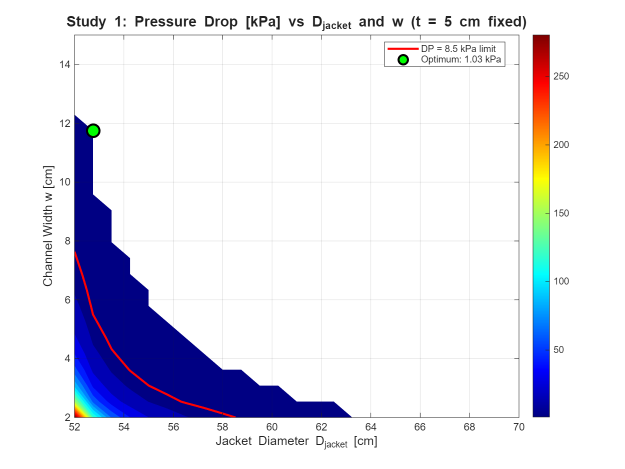
%> input picture TF-201/results_2026-04-12_15-53-13/study1_Djacket_vs_w.png, 1250 x 938 px (shown at 1/2 size)
$ octave --eval "generate_report;"   (GNU Octave 9; MATLAB toolbox functions it lacks are replaced by stand-ins)
%> lines starting %> are read from the running program, lines starting %| are printed output that depends on the picture
function generate_report()
% GENERATE_REPORT  Creates a PDF summary of torrefaction heating jacket designs
%
% Compiles the parametric study results (Baseline, Initial Study, Extended
% Optimization) into a single PDF report with key graphs highlighting
% design trade-offs for pressure drop minimization.

    %% Setup
    report_file = fullfile(pwd, 'TF201_Heating_Jacket_Optimization_Report.pdf');

    % Delete existing report if present
    if exist(report_file, 'file')
        delete(report_file);
    end

    fprintf('Generating Torrefaction Heating Jacket Design Report...\n');

    %% Page 1: Title and Design Comparison Table
    fig1 = figure('Position', [100, 100, 800, 1000], 'Color', 'w', 'Visible', 'off');

    % Title
    annotation('textbox', [0.1, 0.92, 0.8, 0.06], 'String', ...
        'TF-201 HEATING JACKET - PRESSURE DROP OPTIMIZATION', ...
        'FontSize', 16, 'FontWeight', 'bold', 'HorizontalAlignment', 'center', ...
        'EdgeColor', 'none');

    annotation('textbox', [0.1, 0.88, 0.8, 0.04], 'String', ...
        sprintf('Generated: %s', datestr(now, 'dd-mmm-yyyy')), ...
        'FontSize', 10, 'HorizontalAlignment', 'center', 'EdgeColor', 'none');

    % Operating Conditions Box
    annotation('textbox', [0.05, 0.70, 0.9, 0.16], 'String', {...
        'FIXED OPERATING CONDITIONS:', ...
        '', ...
        '  Pyrolizer diameter:       0.50 m (500 mm)', ...
        '  Pyrolizer length:         4.20 m', ...
        '  HTF mass flow rate:       0.25 kg/s (Helisol 5A)', ...
        '  HTF inlet temperature:    302°C (575.2 K)', ...
        '  Wall temperature:         280°C (553.2 K)', ...
        '  Required heat duty:       11.29 kW', ...
        '  Fanning friction factor:  0.009'}, ...
        'FontSize', 9, 'FontName', 'Courier', 'BackgroundColor', [0.95 0.95 0.95], ...
        'EdgeColor', [0.5 0.5 0.5]);

    % Design Comparison Table
    annotation('textbox', [0.05, 0.64, 0.9, 0.04], 'String', ...
        'DESIGN COMPARISON', 'FontSize', 12, 'FontWeight', 'bold', ...
        'EdgeColor', 'none');

    % Create table data
    ax_table = axes('Position', [0.05, 0.35, 0.9, 0.28]);
    axis off;

    col_headers = {'Parameter', 'Baseline', 'Initial Best', 'Extended Best', 'Units'};
    table_data = {
        'Jacket Diameter',     '530',    '528',    '552',    'mm';
        'Channel Width (w)',   '50',     '118',    '62',     'mm';
        'Rib Thickness (t)',   '50',     '100',    '330',    'mm';
        'Pitch (w + t)',       '100',    '218',    '392',    'mm';
        'Number of Turns',     '42',     '19',     '11',     '-';
        'Annular Gap',         '15',     '14',     '26',     'mm';
        'Hydraulic Diameter',  '23',     '25',     '37',     'mm';
        'Fluid Velocity',      '0.97',   '0.43',   '0.22',   'm/s';
        'Coil Length',         '54.2',   '31.0',   '17.8',   'm';
        'Pressure Drop',       '8.56',   '0.80',   '0.31',   'kPa';
        'DP Reduction',        '-',      '90.7%',  '96.4%',  '-';
        'Design Valid',        'Yes',    'Yes',    'Yes',    '-'
    };

    % Draw table
    n_rows = size(table_data, 1);
    n_cols = 5;
    col_widths = [0.30, 0.15, 0.17, 0.18, 0.10];

    % Header row
    x_pos = 0.05;
    for c = 1:n_cols
        if c == 1
            ha = 'left';
        else
            ha = 'center';
        end
        annotation('textbox', [x_pos, 0.60, col_widths(c), 0.03], ...
            'String', col_headers{c}, 'FontSize', 9, 'FontWeight', 'bold', ...
            'HorizontalAlignment', ha, 'EdgeColor', 'none', 'BackgroundColor', [0.8 0.8 0.9]);
        x_pos = x_pos + col_widths(c);
    end

    % Data rows
    for r = 1:n_rows
        y_pos = 0.60 - r * 0.022;
        x_pos = 0.05;
        bg_color = 'w';
        if mod(r, 2) == 0
            bg_color = [0.95 0.95 0.95];
        end
        % Highlight pressure drop row
        if r == 10
            bg_color = [0.9 1.0 0.9];
        end
        for c = 1:n_cols
            if c == 1
                ha = 'left';
            else
                ha = 'center';
            end
            annotation('textbox', [x_pos, y_pos, col_widths(c), 0.022], ...
                'String', table_data{r, c}, 'FontSize', 8, ...
                'HorizontalAlignment', ha, 'EdgeColor', 'none', 'BackgroundColor', bg_color);
            x_pos = x_pos + col_widths(c);
        end
    end

    % Design descriptions
    annotation('textbox', [0.05, 0.06, 0.9, 0.26], 'String', {...
        'DESIGN DESCRIPTIONS:', ...
        '', ...
        'Baseline Design: Original configuration with 5cm channel width and 5cm rib thickness.', ...
        '  Pressure drop (8.56 kPa) exceeds the 8.5 kPa design limit. High number of helical', ...
        '  turns (42) results in long coil path and high pressure losses.', ...
        '', ...
        'Initial Best (Study 3): Optimized by increasing channel width to 11.8 cm and rib', ...
        '  thickness to 10 cm. Reduces turns to 19 and achieves 90.7% pressure drop reduction.', ...
        '  Increased pitch reduces total coil length.', ...
        '', ...
        'Extended Best: Further optimization with 33 cm rib thickness dramatically reduces', ...
        '  the number of turns to only 11. Achieves 96.4% pressure drop reduction to 0.31 kPa.', ...
        '  Most aggressive design with lowest pumping requirements.'}, ...
        'FontSize', 9, 'EdgeColor', 'none', 'VerticalAlignment', 'top');

    % Save first page
    exportgraphics(fig1, report_file, 'ContentType', 'vector', 'Append', false);
    close(fig1);
    fprintf('  Page 1: Title and comparison table\n');

    %% Page 2: Initial Parametric Study - Key Graphs
    fig2 = figure('Position', [100, 100, 800, 1000], 'Color', 'w', 'Visible', 'off');

    annotation('textbox', [0.1, 0.94, 0.8, 0.04], 'String', ...
        'INITIAL PARAMETRIC STUDY: D_{jacket}, w, t OPTIMIZATION', ...
        'FontSize', 14, 'FontWeight', 'bold', 'HorizontalAlignment', 'center', ...
        'EdgeColor', 'none');

    % Load and display initial study graphs
    initial_folder = 'results_2026-04-12_15-53-13';

    % Graph 1: D_jacket vs w
    ax1 = subplot(2, 2, 1);
    img1 = imread(fullfile(initial_folder, 'study1_Djacket_vs_w.png'));
%> img1 is the input picture: size 938x1250x3 uint8; mean R, G, B 227.9, 228.1, 238.9
    imshow(img1);
    title('D_{jacket} vs Channel Width', 'FontSize', 10, 'FontWeight', 'bold');

    % Graph 2: D_jacket vs t
    ax2 = subplot(2, 2, 2);
    img2 = imread(fullfile(initial_folder, 'study2_Djacket_vs_t.png'));
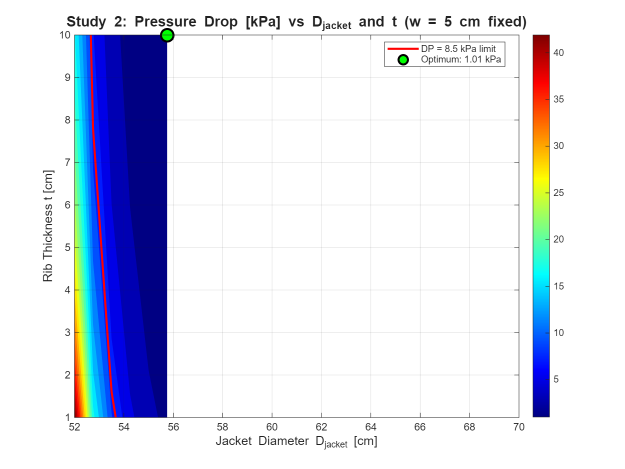
%> input picture TF-201/results_2026-04-12_15-53-13/study2_Djacket_vs_t.png, 1250 x 938 px (shown at 1/2 size)
%> img2 is the input picture: size 938x1250x3 uint8; mean R, G, B 220, 223.5, 238.3
    imshow(img2);
    title('D_{jacket} vs Rib Thickness', 'FontSize', 10, 'FontWeight', 'bold');

    % Graph 3: w vs t
    ax3 = subplot(2, 2, 3);
    img3 = imread(fullfile(initial_folder, 'study3_w_vs_t.png'));
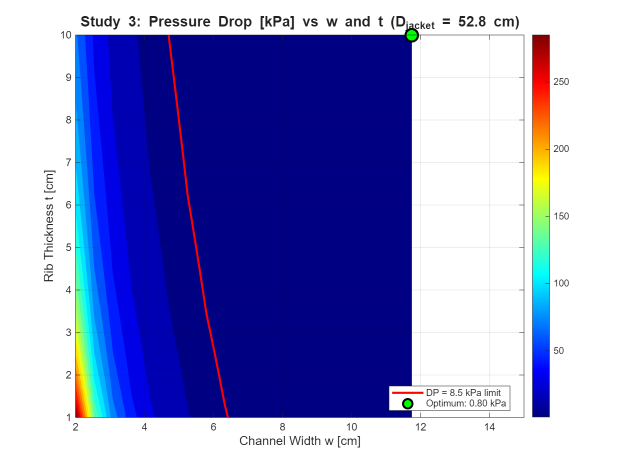
%> input picture TF-201/results_2026-04-12_15-53-13/study3_w_vs_t.png, 1250 x 938 px (shown at 1/2 size)
%> img3 is the input picture: size 938x1250x3 uint8; mean R, G, B 139.3, 143.2, 202.7
    imshow(img3);
    title('Channel Width vs Rib Thickness', 'FontSize', 10, 'FontWeight', 'bold');

    % Graph 4: Comparison
    ax4 = subplot(2, 2, 4);
    img4 = imread(fullfile(initial_folder, 'comparison_bar_chart.png'));
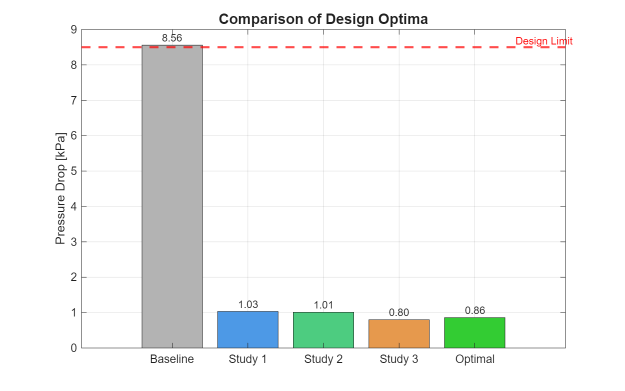
%> input picture TF-201/results_2026-04-12_15-53-13/comparison_bar_chart.png, 1250 x 782 px (shown at 1/2 size)
%> img4 is the input picture: size 782x1250x3 uint8; mean R, G, B 241.2, 243, 241.4
    imshow(img4);
    title('Design Comparison', 'FontSize', 10, 'FontWeight', 'bold');

    % Key findings text
    annotation('textbox', [0.05, 0.02, 0.9, 0.08], 'String', {...
        'KEY FINDINGS - INITIAL STUDY:', ...
        '  Increasing channel width (w) dramatically reduces pressure drop by increasing flow area and hydraulic diameter', ...
        '  Larger jacket diameter has secondary effect - increases annular gap and flow cross-section', ...
        '  Rib thickness (t) shows potential for further optimization - optimal was at edge of search range (10 cm)'}, ...
        'FontSize', 8, 'EdgeColor', [0.5 0.5 0.5], 'BackgroundColor', [0.95 0.98 0.95]);
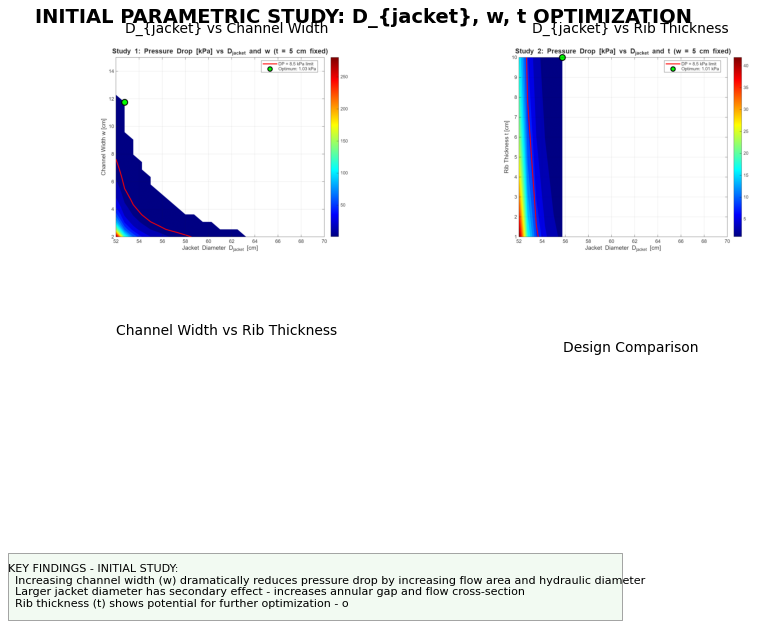
%> figure redrawn from the program's plot data, 5 panels

    exportgraphics(fig2, report_file, 'ContentType', 'image', 'Resolution', 200, 'Append', true);
    close(fig2);
    fprintf('  Page 2: Initial parametric study graphs\n');

    %% Page 3: Enhanced Optimization - Key Graphs
    fig3 = figure('Position', [100, 100, 800, 1000], 'Color', 'w', 'Visible', 'off');

    annotation('textbox', [0.1, 0.94, 0.8, 0.04], 'String', ...
        'ENHANCED OPTIMIZATION: EXTENDED PARAMETER RANGES', ...
        'FontSize', 14, 'FontWeight', 'bold', 'HorizontalAlignment', 'center', ...
        'EdgeColor', 'none');

    % Load and display enhanced study graphs
    enhanced_folder = 'results_enhanced_2026-04-12_15-56-36';

    % Graph 1: Extended w vs t contour
    ax1 = subplot(2, 2, 1);
    img1 = imread(fullfile(enhanced_folder, 'extended_w_vs_t_contour.png'));
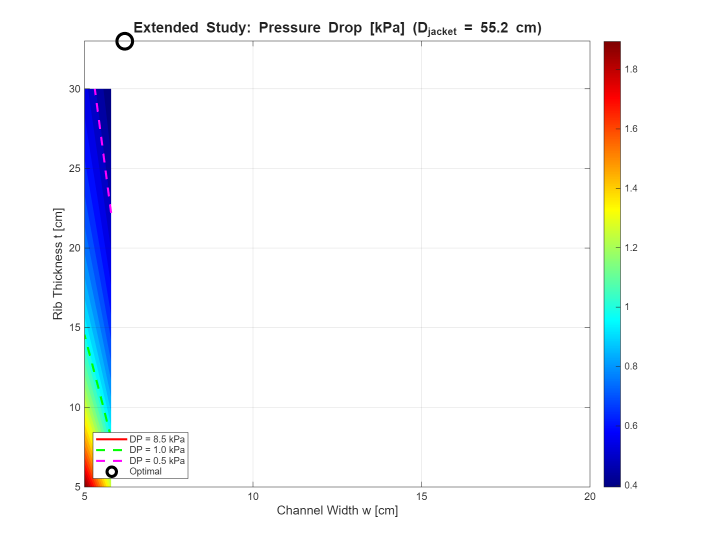
%> input picture TF-201/results_enhanced_2026-04-12_15-56-36/extended_w_vs_t_contour.png, 1407 x 1094 px (shown at 1/2 size)
%> img1 is the input picture: size 1094x1407x3 uint8; mean R, G, B 244.1, 245.7, 248.4
    imshow(img1);
    title('Extended w vs t Search', 'FontSize', 10, 'FontWeight', 'bold');

    % Graph 2: DP vs turns
    ax2 = subplot(2, 2, 2);
    img2 = imread(fullfile(enhanced_folder, 'DP_vs_turns.png'));
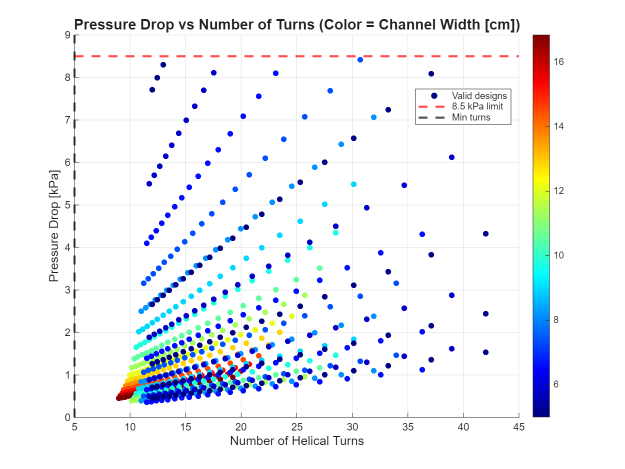
%> input picture TF-201/results_enhanced_2026-04-12_15-56-36/DP_vs_turns.png, 1250 x 938 px (shown at 1/2 size)
%> img2 is the input picture: size 938x1250x3 uint8; mean R, G, B 239.8, 241.9, 245
    imshow(img2);
    title('Pressure Drop vs Number of Turns', 'FontSize', 10, 'FontWeight', 'bold');
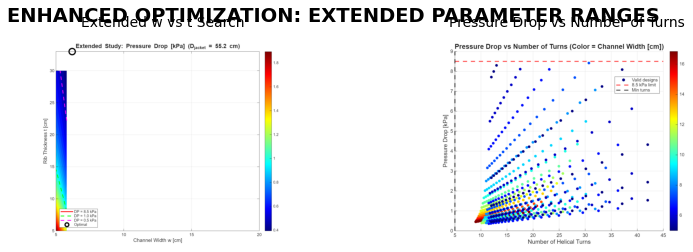
%> figure redrawn from the program's plot data, 3 panels

    % Graph 3: Pareto analysis
    ax3 = subplot(2, 2, 3);
%> (the run ends here)
